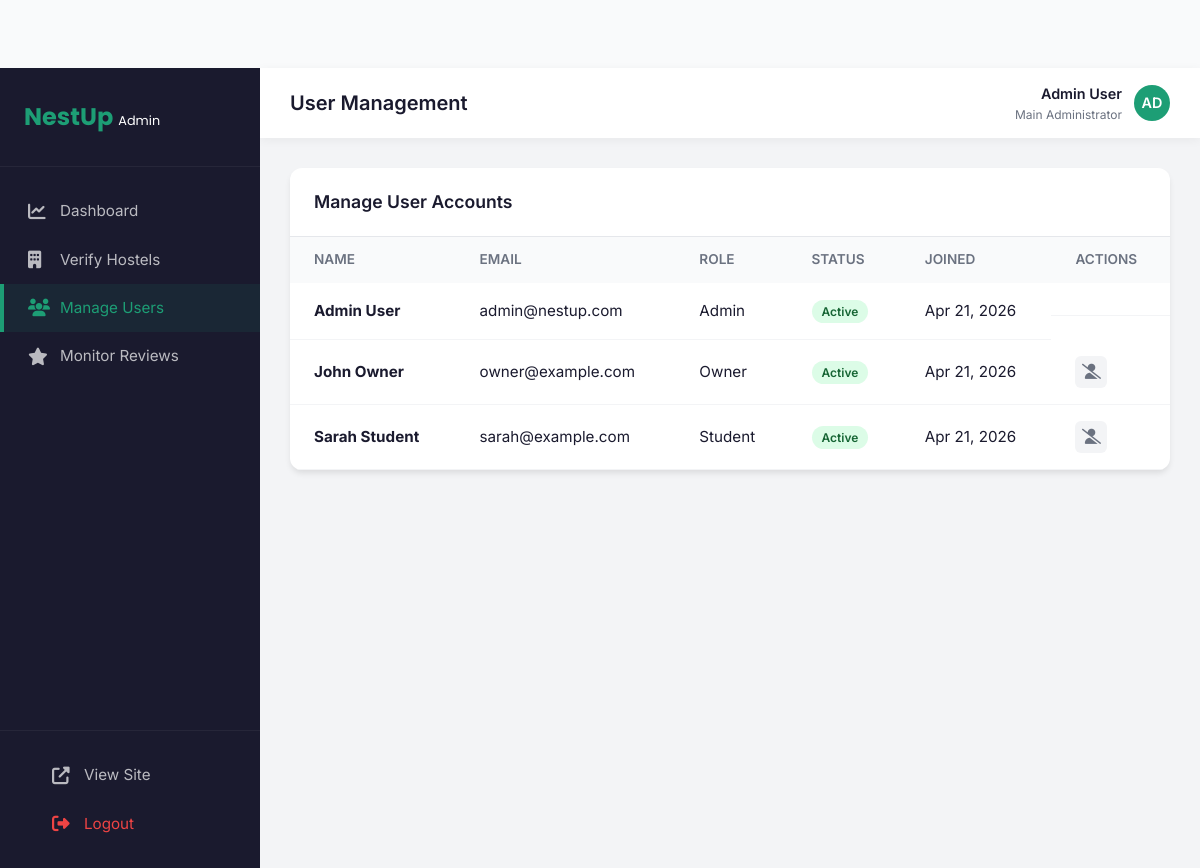
/admin/users.php, run on the app's committed database.
### tables this page shows
CREATE TABLE IF NOT EXISTS users (
    id INT AUTO_INCREMENT PRIMARY KEY,
    name VARCHAR(100) NOT NULL,
    email VARCHAR(100) NOT NULL UNIQUE,
    password VARCHAR(255) NOT NULL,
    role ENUM('student', 'owner', 'admin') DEFAULT 'student',
    status ENUM('active', 'blocked', 'pending') DEFAULT 'active',
    created_at TIMESTAMP DEFAULT CURRENT_TIMESTAMP
);

### admin/users.php (the view, shortened to what this page needs)
<?php
require_once '../includes/admin-header.php';
?>
<div class="admin-card">
    <div class="card-header">
        <div class="card-title">Manage User Accounts</div>
    </div>
    <div class="admin-table-wrap">
        <table class="admin-table">
            <thead>
                <tr>
                    <th>Name</th>
                    <th>Email</th>
                    <th>Role</th>
                    <th>Status</th>
                    <th>Joined</th>
                    <th>Actions</th>
                </tr>
            </thead>
            <tbody>
                <?php
                try {
                    $users = $conn->query("SELECT * FROM users ORDER BY created_at DESC");
                    if ($users && $users->num_rows > 0) {
                        while($row = $users->fetch_assoc()) {
                            echo "<tr>";
                            echo "<td><strong>{$row['name']}</strong></td>";
                            echo "<td>{$row['email']}</td>";
                            echo "<td><span style='text-transform:capitalize;'>{$row['role']}</span></td>";
                            echo "<td><span class='status-badge badge-" . ($row['status'] == 'blocked' ? 'rejected' : 'verified') . "'>{$row['status']}</span></td>";
                            echo "<td>" . date('M d, Y', strtotime($row['created_at'])) . "</td>";
                            echo "<td class='action-btns'>";
                                if ($row['role'] != 'admin') {
                                    if ($row['status'] == 'active') {
                                        echo "<a href='?action=block&id={$row['id']}' class='btn-icon reject' title='Block User'><i class='fas fa-user-slash'></i></a>";
                                    } else {
                                        echo "<a href='?action=activate&id={$row['id']}' class='btn-icon approve' title='Activate User'><i class='fas fa-user-check'></i></a>";
                                    }
                                }
                            echo "</td>";
                            echo "</tr>";
                        }
                    } else {
                        echo "<tr><td colspan='6' style='text-align:center; padding:30px; color:var(--admin-text-muted);'>No users found.</td></tr>";
                    }
                } catch (Exception $e) {
                    echo "<tr><td colspan='6' style='text-align:center; padding:30px; color:var(--admin-text-muted);'>Error fetching data. Ensure database is setup.</td></tr>";
                }
                ?>
            </tbody>
        </table>
    </div>
</div>
<?php require_once '../includes/admin-footer.php'; ?>

### css/style.css (style rules this page uses)
:root { --color-primary: #1D9E75; --color-dark-green: #0F6E56; --color-light-green: #E1F5EE; --color-amber: #FAC775; --color-white: #FFFFFF; --color-text: #1A1A2E; --color-text-muted: #6B7280; --color-border: #E0E0E0; --color-bg: #F9FAFB; --color-card: #FFFFFF; --font-heading: 'Poppins', sans-serif; --font-body: 'Inter', sans-serif; --radius-sm: 6px; --radius-md: 12px; --radius-lg: 20px; --radius-pill: 999px; --shadow-sm: 0 1px 3px rgba(0,0,0,.08); --shadow-md: 0 4px 16px rgba(0,0,0,.10); --shadow-lg: 0 8px 32px rgba(0,0,0,.14); --transition: 0.25s ease; --navbar-height: 68px; }
*, *::before, *::after { margin: 0; padding: 0; box-sizing: border-box; }
html { scroll-behavior: smooth; font-size: 16px; }
body { font-family: var(--font-body); font-weight: 400; color: var(--color-text); background-color: var(--color-bg); line-height: 1.6; -webkit-font-smoothing: antialiased; }
a { text-decoration: none; color: inherit; }
body { padding-top: var(--navbar-height); }

### css/admin.css (style rules this page uses)
:root { --admin-sidebar-width: 260px; --admin-sidebar-bg: #1A1A2E; --admin-sidebar-active: #1D9E75; --admin-header-height: 70px; --admin-bg: #F3F4F6; --admin-card-bg: #FFFFFF; --admin-text-main: #1A1A2E; --admin-text-muted: #6B7280; --admin-primary: #1D9E75; --admin-danger: #EF4444; --admin-warning: #F59E0B; --admin-success: #10B981; }
.admin-card { background: var(--admin-card-bg); border-radius: 12px; box-shadow: 0 4px 6px -1px rgba(0,0,0,0.1); overflow: hidden; margin-bottom: 30px; }
.card-header { padding: 20px 24px; border-bottom: 1px solid #E5E7EB; display: flex; justify-content: space-between; align-items: center; }
.card-title { font-size: 1.1rem; font-weight: 600; }
.admin-table-wrap { overflow-x: auto; }
.admin-table { width: 100%; border-collapse: collapse; }
.admin-table th { background: #F9FAFB; text-align: left; padding: 12px 24px; font-size: 0.85rem; font-weight: 600; color: var(--admin-text-muted); text-transform: uppercase; }
.admin-table td { padding: 16px 24px; border-bottom: 1px solid #F3F4F6; font-size: 0.95rem; }
.status-badge { padding: 4px 10px; border-radius: 99px; font-size: 0.75rem; font-weight: 600; text-transform: capitalize; }
.badge-verified { background: #DCFCE7; color: #166534; }
.action-btns { display: flex; gap: 8px; }
.btn-icon { width: 32px; height: 32px; border-radius: 6px; display: flex; align-items: center; justify-content: center; transition: background 0.2s; background: #F3F4F6; color: var(--admin-text-muted); }

### data on the page
users: name "Admin User", email "admin@nestup.com", role "Admin", status "Active", created_at "Apr 21, 2026"
users: name "John Owner", email "owner@example.com", role "Owner", status "Active", created_at "Apr 21, 2026"
users: name "Sarah Student", email "sarah@example.com", role "Student", status "Active", created_at "Apr 21, 2026"
